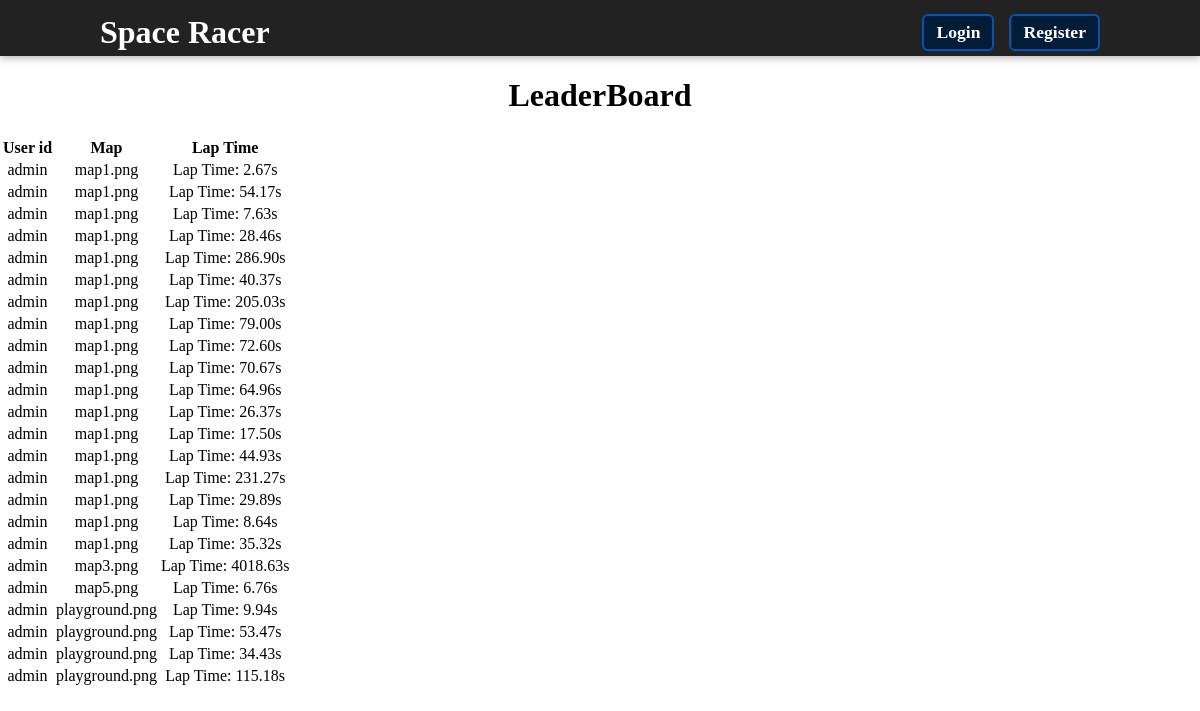
The app's page /leaderboard with its own data.
### tables this page shows
CREATE TABLE leaderboard
(
    log_id INTEGER PRIMARY KEY AUTOINCREMENT,
    user_id TEXT NOT NULL,
    lap_time TEXT NOT NULL,
    map TEXT NOT NULL,
    FOREIGN KEY (user_id) REFERENCES users(user_id)
);

### app.py (the view)
@app.route("/leaderboard")
def leaderboard():
    db = get_db()
    lBoard = db.execute("""
        SELECT user_id, map, lap_time
        FROM leaderboard
        ORDER BY map
    """).fetchall()
    return render_template("leaderboard.html", lBoard = lBoard)

### app.py (called while the page is built)
@app.before_request
def load_logged_in_user():
    g.user = session.get("user_id", None)

### database.py (called while the page is built)
def get_db():
    if "db" not in g:
        g.db = sqlite3.connect (DATABASE,
            detect_types=sqlite3.PARSE_DECLTYPES
        )
        g.db.row_factory = sqlite3.Row
    return g.db

### templates/leaderboard.html
{% extends "base.html" %}
{% block main_content %}
<h1>LeaderBoard</h1>
<table>
    <thead>
        <tr>
            <th>User id</th>
            <th>Map</th>
            <th>Lap Time</th>
        </tr>
    </thead>
    {% for leader in lBoard %}
    <tr>
        <td>{{ leader["user_id"] }}</td>
        <td>{{ leader["map"] }}</td>
        <td>{{ leader["lap_time"] }}</td>
    </tr>
    {% endfor %}
</table>
{% endblock %}

### templates/base.html (shortened to what this page needs)
<!DOCTYPE html>
<html lang="en">
<head>
    <link rel="stylesheet" href="{{ url_for('static', filename='ca.css') }}">
</head>
<body>
    <header>
        <div class="header-content">
            <h1>Space Racer</h1>
            <div class="user-info">
                {% if g.user %}
                <p>Username: {{ g.user }}</p>
                <p><a href="{{ url_for('logout') }}">Logout</a></p>
                {% else %}
                <p><a href="{{ url_for('login') }}">Login</a></p>
                <p><a href="{{ url_for('register') }}">Register</a></p>
                {% endif %}
            </div>
        </div>
    </header>
    <main>
        {% block main_content %} {% endblock %}
    </main>
</body>
</html>

### static/ca.css (style rules this page uses)
html, body { height: 100%; margin: 0; padding: 0; overflow: hidden; justify-content: center; align-items: center; }
header { height: 7vh; background-color: #222; color: white; box-shadow: 0 2px 8px rgba(0, 0, 0, 0.3); }
.header-content { max-width: 1000px; margin: 0 auto; display: flex; justify-content: space-between; align-items: center; }
.header-content h1 { font-size: 2rem; margin: 0; }
.user-info { text-align: right; font-size: 0.9rem; display: flex; gap: 15px; align-items: center; }
header a { color: #ffd700; text-decoration: none; }
main { max-height: 80vh; display: block; text-align: center; margin: 0; padding: 0; }
p a { display: inline-block; padding: 6px 12px; background-color: #031d39; color: white; text-decoration: none; border: 2px solid #0056b3; border-radius: 6px; font-weight: bold; font-size: 1.1rem; transition: background-color 0.3s, transform 0.2s; }

### records on screen
leaderboard: user_id "admin", map "map1.png", lap_time "Lap Time: 2.67s"
leaderboard: user_id "admin", map "map1.png", lap_time "Lap Time: 54.17s"
leaderboard: user_id "admin", map "map1.png", lap_time "Lap Time: 7.63s"
leaderboard: user_id "admin", map "map1.png", lap_time "Lap Time: 28.46s"
leaderboard: user_id "admin", map "map1.png", lap_time "Lap Time: 286.90s"
leaderboard: user_id "admin", map "map1.png", lap_time "Lap Time: 40.37s"
leaderboard: user_id "admin", map "map1.png", lap_time "Lap Time: 205.03s"
leaderboard: user_id "admin", map "map1.png", lap_time "Lap Time: 79.00s"
leaderboard: user_id "admin", map "map1.png", lap_time "Lap Time: 72.60s"
leaderboard: user_id "admin", map "map1.png", lap_time "Lap Time: 70.67s"
leaderboard: user_id "admin", map "map1.png", lap_time "Lap Time: 64.96s"
leaderboard: user_id "admin", map "map1.png", lap_time "Lap Time: 26.37s"
leaderboard: user_id "admin", map "map1.png", lap_time "Lap Time: 17.50s"
leaderboard: user_id "admin", map "map1.png", lap_time "Lap Time: 44.93s"
leaderboard: user_id "admin", map "map1.png", lap_time "Lap Time: 231.27s"
leaderboard: user_id "admin", map "map1.png", lap_time "Lap Time: 29.89s"
leaderboard: user_id "admin", map "map1.png", lap_time "Lap Time: 8.64s"
leaderboard: user_id "admin", map "map1.png", lap_time "Lap Time: 35.32s"
leaderboard: user_id "admin", map "map3.png", lap_time "Lap Time: 4018.63s"
leaderboard: user_id "admin", map "map5.png", lap_time "Lap Time: 6.76s"
leaderboard: user_id "admin", map "playground.png", lap_time "Lap Time: 9.94s"
leaderboard: user_id "admin", map "playground.png", lap_time "Lap Time: 53.47s"
leaderboard: user_id "admin", map "playground.png", lap_time "Lap Time: 34.43s"
leaderboard: user_id "admin", map "playground.png", lap_time "Lap Time: 115.18s"
